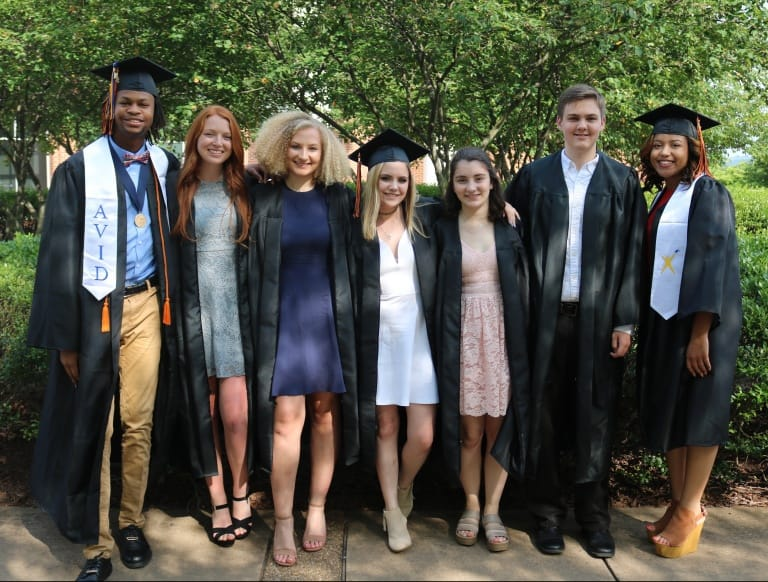
#> input picture test1.jpg, 768 x 582 px, found by its file name
$ python faceDetect.py   (older library calls are emulated)
#> lines starting #> are read from the running program, lines starting #| are printed output that depends on the picture; after the words box and inside, x2 and y2 are one past the last pixel; in counts of white or black regions, pixels touching at a corner belong together
import cv2
import sys

cascPath = ("C:/Users/wkeenan14/Documents/CHSTrafficCapstone/haarcascade_frontalface_default.xml")
faceCascade = cv2.CascadeClassifier(cascPath)

# Read the image
image = cv2.imread('C:/Users/wkeenan14/Documents/CHSTrafficCapstone/test1.jpg')
#> image is the input picture: shape (582, 768, 3); mean B, G, R 68.5, 82.1, 80.7
gray = cv2.cvtColor(image, cv2.COLOR_BGR2GRAY)
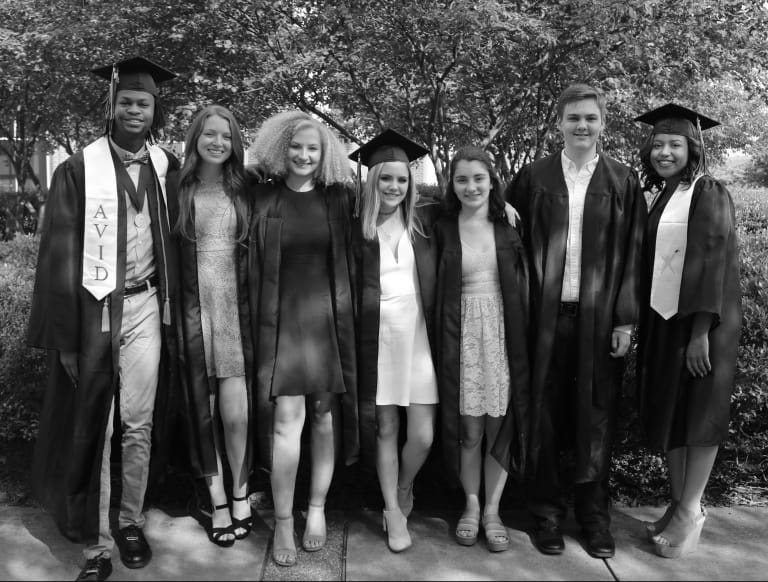
#> gray: shape (582, 768); min 0, max 255, mean 80.1

# Detect faces in the image
faces = faceCascade.detectMultiScale(
    gray,
    scaleFactor=1.1,
    minNeighbors=5,
    minSize=(30, 30)
    #flags = cv2.CV_HAAR_SCALE_IMAGE
)
#> faces = [[108, 82, 53, 53], [192, 116, 49, 49], [372, 162, 44, 44], [446, 160, 50, 50], [555, 97, 54, 54], [641, 125, 51, 51], [280, 129, 48, 48]]

print("Found {0} faces!".format(len(faces)))
#| Found 7 faces!

# Draw a rectangle around the faces
for (x, y, w, h) in faces:
    cv2.rectangle(image, (x, y), (x+w, y+h), (0, 255, 0), 2)
#> this loop made 7 passes
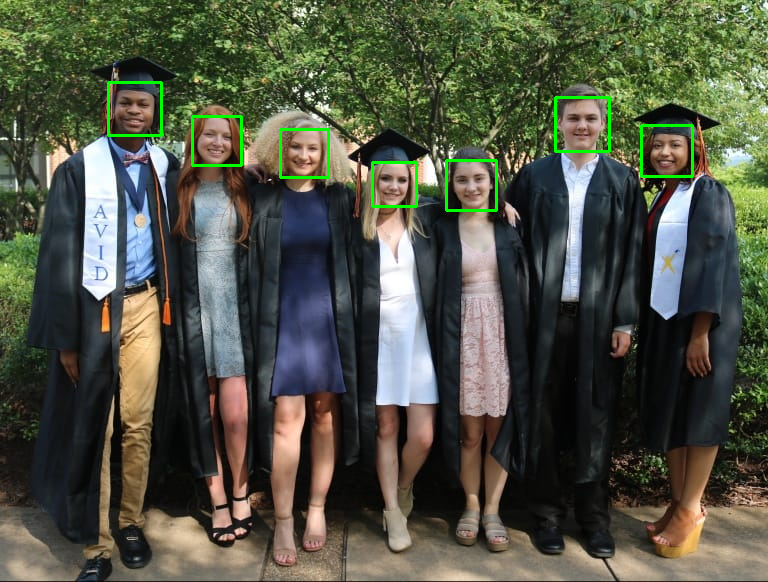
#> image: shape (582, 768, 3); 0.93% of pixels changed, all inside (x1, y1, x2, y2) = (107, 81, 694, 212)

cv2.imshow("Faces found", image)
cv2.waitKey(0)

$ run again, with download.jpg copied over test1.jpg
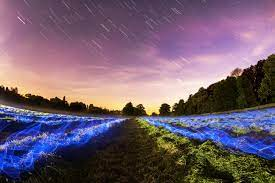
#> input picture download.jpg, 275 x 183 px, found by its file name
#> image is the input picture: shape (183, 275, 3); mean B, G, R 110.8, 93.2, 112.4
#> `gray = cv2.cvtColor(image, cv2.COLOR_BGR2GRAY)`:
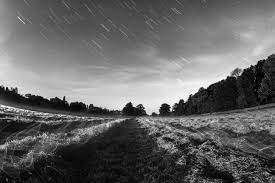
#> gray: shape (183, 275); min 0, max 252, mean 101
#> faces = ()
#| Found 0 faces!

$ run again, with abba.png saved as test1.jpg
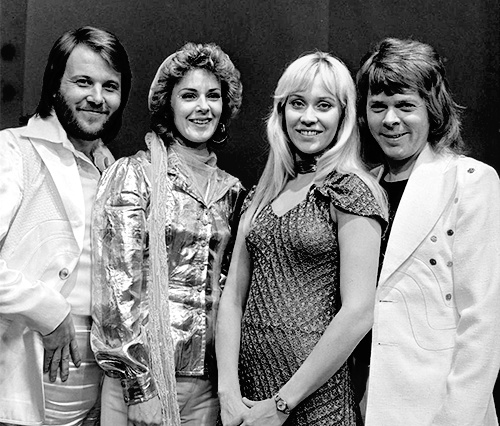
#> input picture abba.png, 500 x 426 px, found by its file name
#> image is the input picture: shape (426, 500, 3); min 0, max 255, mean 130.8
#> faces = [[167, 70, 67, 67], [57, 55, 75, 75], [266, 69, 89, 89], [355, 79, 74, 74]]
#| Found 4 faces!
#> the loop `for (x, y, w, h) in faces:` made 4 passes
#> after the loop `for (x, y, w, h) in faces:`:
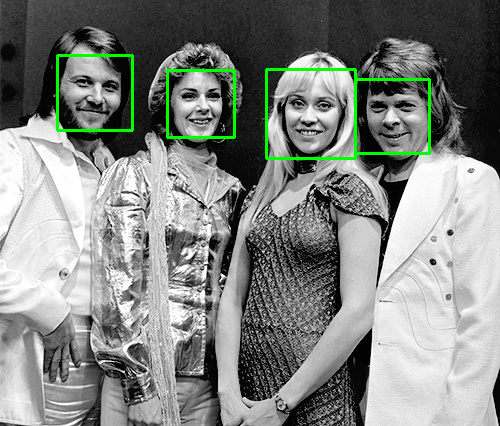
#> image: shape (426, 500, 3); 1.6% of pixels changed, all inside (x1, y1, x2, y2) = (56, 54, 431, 160)
